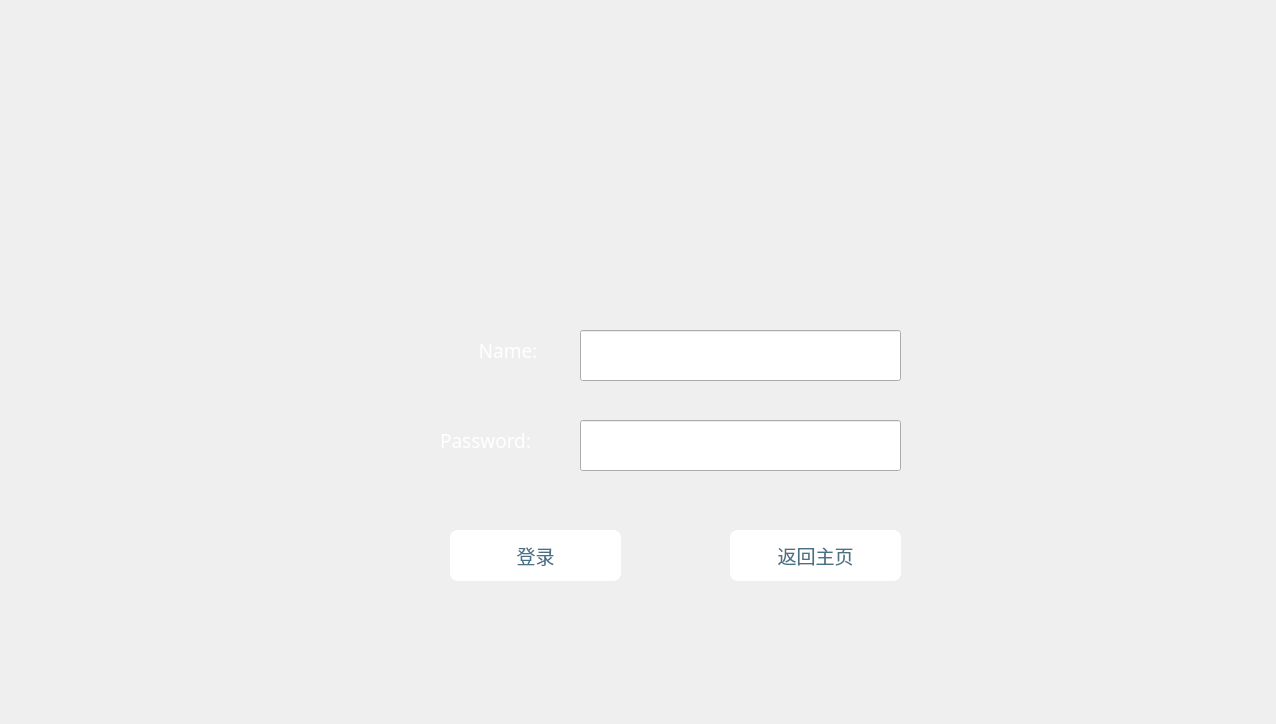
<?xml version="1.0" encoding="UTF-8"?>
<ui version="4.0">
 <class>root_login</class>
 <widget class="QWidget" name="root_login">
  <property name="geometry">
   <rect>
    <x>0</x>
    <y>0</y>
    <width>1276</width>
    <height>724</height>
   </rect>
  </property>
  <property name="minimumSize">
   <size>
    <width>1276</width>
    <height>724</height>
   </size>
  </property>
  <property name="maximumSize">
   <size>
    <width>1276</width>
    <height>724</height>
   </size>
  </property>
  <property name="windowTitle">
   <string>Form</string>
  </property>
  <widget class="QFrame" name="frame">
   <property name="geometry">
    <rect>
     <x>0</x>
     <y>0</y>
     <width>1276</width>
     <height>724</height>
    </rect>
   </property>
   <property name="styleSheet">
    <string notr="true">#frame{border-image: url(:/Picture/root_login.jpg);border-top-left-radius:15px;border-top-right-radius:15px;border-bottom-left-radius:15px;border-bottom-right-radius:15px;}</string>
   </property>
   <property name="frameShape">
    <enum>QFrame::StyledPanel</enum>
   </property>
   <property name="frameShadow">
    <enum>QFrame::Raised</enum>
   </property>
   <widget class="QLineEdit" name="lineEdit_id">
    <property name="geometry">
     <rect>
      <x>580</x>
      <y>330</y>
      <width>321</width>
      <height>51</height>
     </rect>
    </property>
   </widget>
   <widget class="QLineEdit" name="lineEdit_pwd">
    <property name="geometry">
     <rect>
      <x>580</x>
      <y>420</y>
      <width>321</width>
      <height>51</height>
     </rect>
    </property>
   </widget>
   <widget class="QPushButton" name="pushButton">
    <property name="geometry">
     <rect>
      <x>450</x>
      <y>530</y>
      <width>171</width>
      <height>51</height>
     </rect>
    </property>
    <property name="font">
     <font>
      <family>华文新魏</family>
      <pointsize>14</pointsize>
     </font>
    </property>
    <property name="styleSheet">
     <string notr="true">background-color:rgb(255,255,255);border: 3px solid white;border-radius:8px;color:rgb(74,112,133);</string>
    </property>
    <property name="text">
     <string>登录</string>
    </property>
   </widget>
   <widget class="QPushButton" name="pushButton_2">
    <property name="geometry">
     <rect>
      <x>730</x>
      <y>530</y>
      <width>171</width>
      <height>51</height>
     </rect>
    </property>
    <property name="font">
     <font>
      <family>华文新魏</family>
      <pointsize>14</pointsize>
     </font>
    </property>
    <property name="styleSheet">
     <string notr="true">background-color:rgb(255,255,255);border: 3px solid white;border-radius:8px;color:rgb(74,112,133);</string>
    </property>
    <property name="text">
     <string>返回主页</string>
    </property>
   </widget>
   <widget class="QLabel" name="label_3">
    <property name="geometry">
     <rect>
      <x>440</x>
      <y>330</y>
      <width>131</width>
      <height>41</height>
     </rect>
    </property>
    <property name="font">
     <font>
      <family>Segoe Print</family>
      <pointsize>14</pointsize>
     </font>
    </property>
    <property name="styleSheet">
     <string notr="true">color: rgb(255, 255, 255);</string>
    </property>
    <property name="text">
     <string> Name:</string>
    </property>
    <property name="alignment">
     <set>Qt::AlignCenter</set>
    </property>
   </widget>
   <widget class="QLabel" name="label_4">
    <property name="geometry">
     <rect>
      <x>410</x>
      <y>420</y>
      <width>151</width>
      <height>41</height>
     </rect>
    </property>
    <property name="font">
     <font>
      <family>Segoe Print</family>
      <pointsize>14</pointsize>
     </font>
    </property>
    <property name="styleSheet">
     <string notr="true">color: rgb(255, 255, 255);</string>
    </property>
    <property name="text">
     <string>Password:</string>
    </property>
    <property name="alignment">
     <set>Qt::AlignCenter</set>
    </property>
   </widget>
   <widget class="QLabel" name="err">
    <property name="geometry">
     <rect>
      <x>940</x>
      <y>80</y>
      <width>300</width>
      <height>50</height>
     </rect>
    </property>
    <property name="font">
     <font>
      <family>华文新魏</family>
      <pointsize>14</pointsize>
     </font>
    </property>
    <property name="styleSheet">
     <string notr="true">color: rgb(255, 255, 255);</string>
    </property>
    <property name="text">
     <string/>
    </property>
    <property name="alignment">
     <set>Qt::AlignCenter</set>
    </property>
   </widget>
  </widget>
 </widget>
 <resources/>
 <connections/>
</ui>
